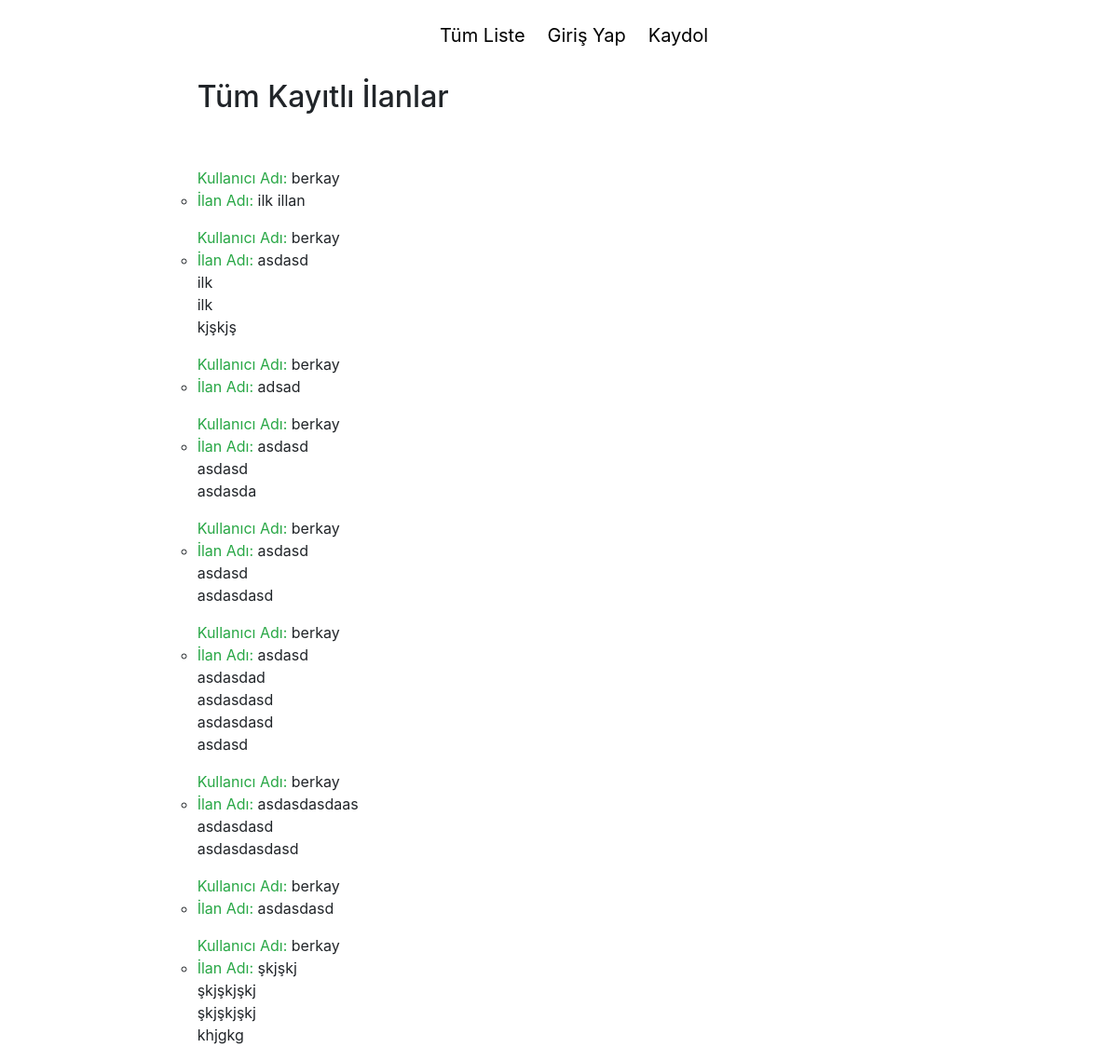
/events/, run on an earlier commit of the app's database.
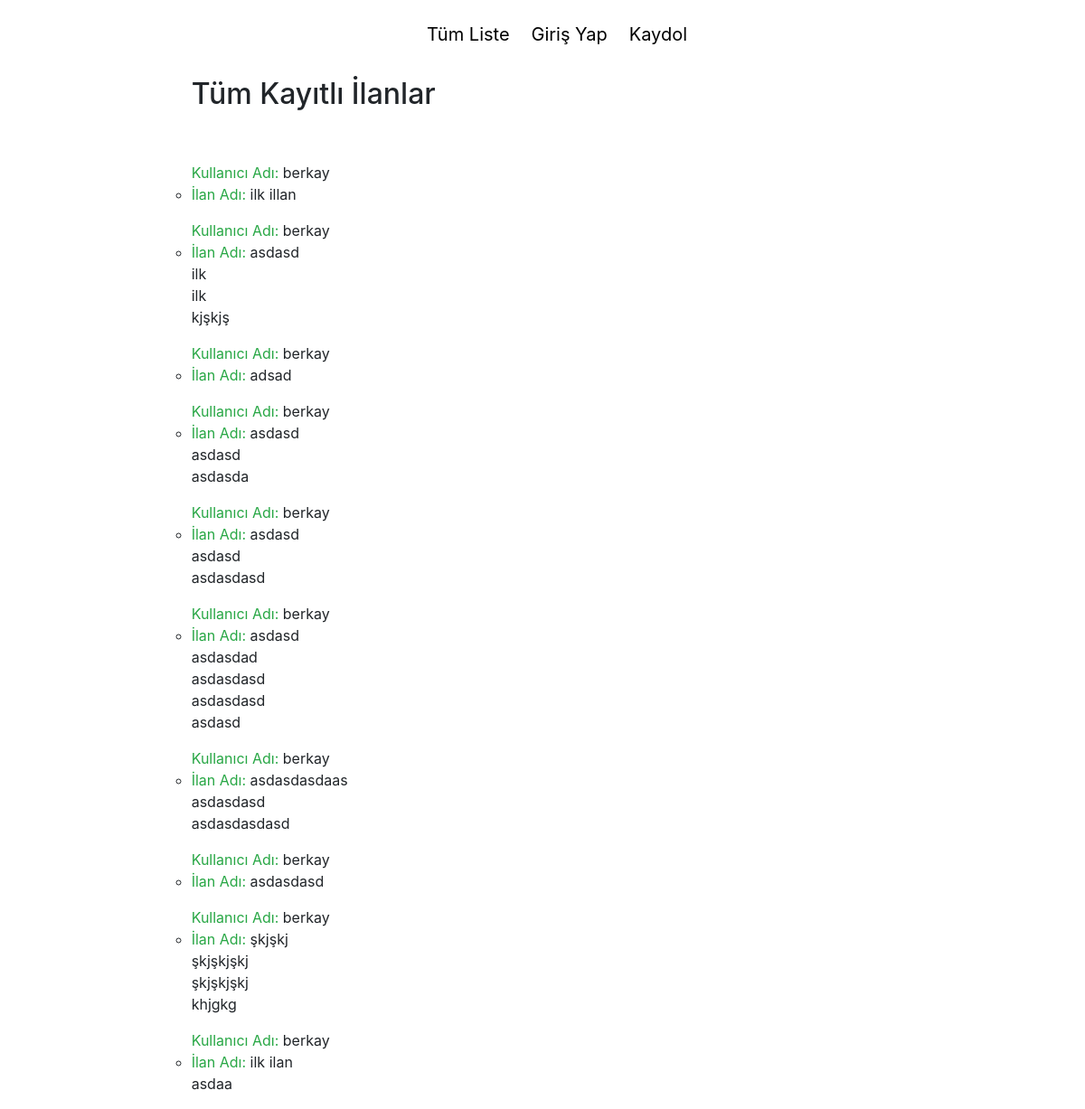
And on a later commit of the database.
### root/models.py (models this page shows, shortened)
class ArizaKaydi(models.Model):
    user = models.ForeignKey(User,
                            on_delete=models.CASCADE,
                            related_name="ariza",
                            null=True)
    name = models.CharField(max_length=30)

class Item(models.Model):
    ariza = models.ForeignKey(ArizaKaydi, on_delete=models.CASCADE)
    text = models.CharField(max_length=1000)
    price = models.DecimalField(max_digits=10, decimal_places=2, null=True)
    complete = models.BooleanField()
    def __str__(self):
        return self.text

### register/models.py (models this page shows)
class CustomUser(AbstractUser):
    email = models.EmailField(_('email address'), unique=True)

### root/views.py (the view)
# urls.py: path("events/", views.all_events, name="list-events"),
def all_events(response):
    item_list = ArizaKaydi.objects.all()
    return render(response, "root/events.html", {"item_list": item_list})

### root/templates/root/events.html
{% extends "root/base.html" %}
{% block content %}
<h2>
  Tüm Kayıtlı İlanlar
</h2>
<br>
<br>
{% for item in item_list %}
<ul><span style="color: #28a745">Kullanıcı Adı:</span> {{ item.user }}
        <ul>
          <li><span style="color: #28a745">İlan Adı:</span> {{ item.name }}
                <ul>
                    {% for item in item.item_set.all %}
                        {{ item }}<br>
                    {% endfor %}
                </ul>
            </li>
        </ul>
    </ul>
{% endfor %}
{% endblock %}

What changed in the data, as far as the page shows it:
added ArizaKaydi: user "berkay", name "ilk ilan"
added Item: text "asdaa", shown under "berkay"
